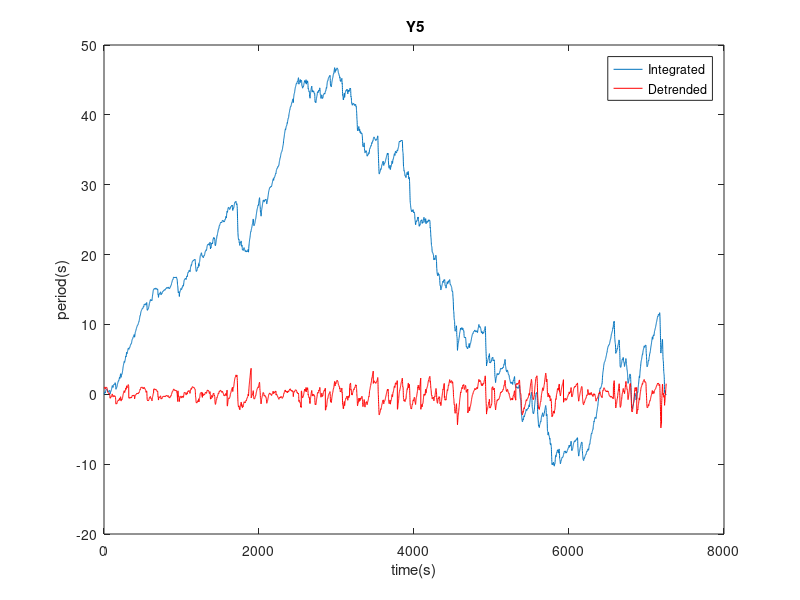
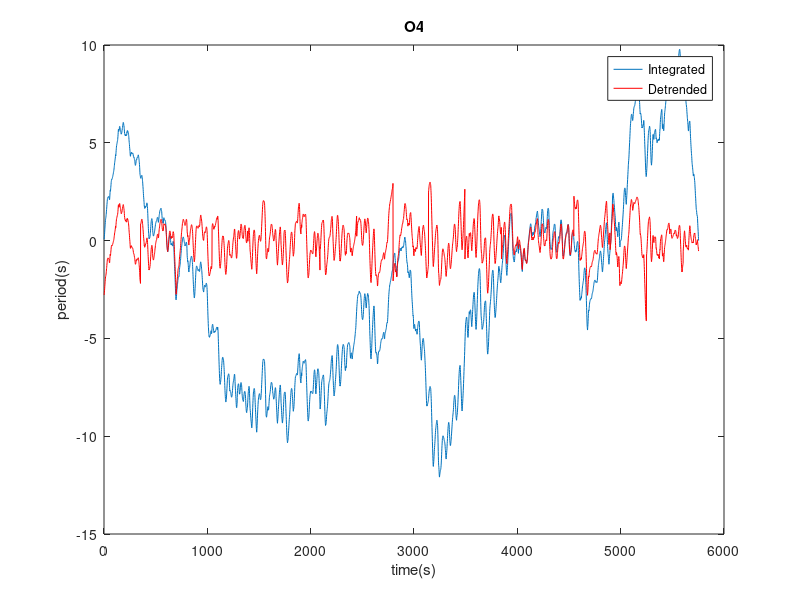

Here is the MATLAB script that generated these plots, in order:
%--------------------------------------------------------------------------
%Assignment 2 Part A step 4
%Written by Kun Zhang, 22701478

clc;clear;close all;
%data assigned Y5, O4
heartY5=load('Y5.txt');
heartO4=load('O4.txt');

%integrated data
Y5_igt=cumsum(heartY5-mean(heartY5));
O4_igt=cumsum(heartO4-mean(heartO4));

%data length
Y5_len=length(Y5_igt);
O4_len=length(O4_igt);

%The elapsed time = sum of the heartbeat intervals
Y5_time=cumsum(heartY5);
O4_time=cumsum(heartO4);

%---------------------------------for Y5------------------------------------
%Box paramentres
n=300; %box size confined in a range or 4-300number of boxes
m=fix(Y5_len/n); %number of boxes
n_redu=mod(Y5_len,n); %redundant elements number <300

%Spliting data and time
if n_redu<4 %last box = regularbox+redundant elements
    n_last=n_redu+n; %last box size last box
    m_reg = m-1; %number of regular boxes
    Y5_split_reg=reshape(Y5_igt(1:(Y5_len-n_last)),n,m_reg);%splitted regular boxes
    Y5_split_last=Y5_igt((Y5_len-n_last+1):end);%last box
    Y5_time_reg=reshape(Y5_time(1:(Y5_len-n_last)),n,m_reg);%splitted regular boxes
    Y5_time_last=Y5_time((Y5_len-n_last+1):end);%last box
else %last box = redundant elements
    n_last=n_redu;%last box size last box
    m_reg = m; %number of regular boxes
    Y5_split_reg=reshape(Y5_igt(1:(Y5_len-n_last)),n,m_reg);%splitted regular boxes
    Y5_split_last=Y5_igt((Y5_len-n_last+1):end);%last box
    Y5_time_reg=reshape(Y5_time(1:(Y5_len-n_last)),n,m_reg);%splitted regular boxes
    Y5_time_last=Y5_time((Y5_len-n_last+1):end);%last box
end

%predefine yreg and ydet, regular regression and detrended
yreg=zeros(n,m_reg);
ydet=zeros(n,m_reg);

%linear regression for each regualr boxes
for i=1:m_reg
b=polyfit(Y5_time_reg(:,i),Y5_split_reg(:,i),1); %linear regression
yreg(:,i)=b(1)*Y5_time_reg(:,i)+b(2);   %=polyval
ydet(:,i)=transpose(Y5_split_reg(:,i)-yreg(:,i)); %find the residual
end
%linear regression for last box
b=polyfit(Y5_time_last,Y5_split_last,1); %linear regression
yreg_last=b(1)*Y5_time_last+b(2);   %m(2) is the coefficient with higher confidence
ydet_last=transpose(Y5_split_last-yreg_last); %last box detrended

%combine regular boxes and the last box
ydet_all=[reshape(ydet,1,[]),ydet_last];
yreg_all=[reshape(yreg,1,[]),transpose(yreg_last)];

figure(1)
plot(Y5_time,Y5_igt)
hold on
plot(Y5_time,ydet_all,'r')
%hold on
%plot(Y5_time,yreg_all,'k')
title(' Y5');
xlabel('time(s)');
ylabel('period(s)');
legend('Integrated','Detrended','Regession')

%-------------------------------for O4------------------------------------
%Box paramentres
n=300; %box size confined in a range or 4-300number of boxes
m=fix(O4_len/n); %number of boxes
n_redu=mod(O4_len,n); %redundant elements number <300

%spliting data and time
if n_redu<4 %if lastbox size<4, last box = regularbox+redundant elements
    n_last=n_redu+n; %last box size last box
    m_reg = m-1; %number of regular boxes
    O4_split_reg=reshape(O4_igt(1:(O4_len-n_last)),n,m_reg);%splitted regular boxes
    O4_split_last=Y5_igt((O4_len-n_last+1):end);%last box
    O4_time_reg=reshape(O4_time(1:(O4_len-n_last)),n,m_reg);%splitted regular boxes
    O4_time_last=O4_time((O4_len-n_last+1):end);%last box
else %last box = redundant elements
    n_last=n_redu;%last box size last box
    m_reg = m; %number of regular boxes
    O4_split_reg=reshape(O4_igt(1:(O4_len-n_last)),n,m_reg);%splitted regular boxes
    O4_split_last=O4_igt((O4_len-n_last+1):end);%last box
    O4_time_reg=reshape(O4_time(1:(O4_len-n_last)),n,m_reg);%splitted regular boxes
    O4_time_last=O4_time((O4_len-n_last+1):end);%last box
end

%predefine yreg and ydet, regular regression and detrended
yreg=zeros(n,m_reg);
ydet=zeros(n,m_reg);

%linear regression for each regualr boxes
for i=1:m_reg
b=polyfit(O4_time_reg(:,i),O4_split_reg(:,i),1); %linear regression
yreg(:,i)=b(1)*O4_time_reg(:,i)+b(2);   %=polyval
ydet(:,i)=transpose(O4_split_reg(:,i)-yreg(:,i)); %find the residual
end
%linear regression for last box
b=polyfit(O4_time_last,O4_split_last,1); %linear regression
yreg_last=b(1)*O4_time_last+b(2);   %m(2) is the coefficient with higher confidence
ydet_last=transpose(O4_split_last-yreg_last); %last box detrended

%combine regular boxes and the last box
ydet_all=[reshape(ydet,1,[]),ydet_last];
yreg_all=[reshape(yreg,1,[]),transpose(yreg_last)];

figure(2)
plot(O4_time,O4_igt)
hold on
plot(O4_time,ydet_all,'r')
%hold on
%plot(O4_time,yreg_all,'k')
title('O4');
xlabel('time(s)');
ylabel('period(s)');
legend('Integrated','Detrended','Regession')








